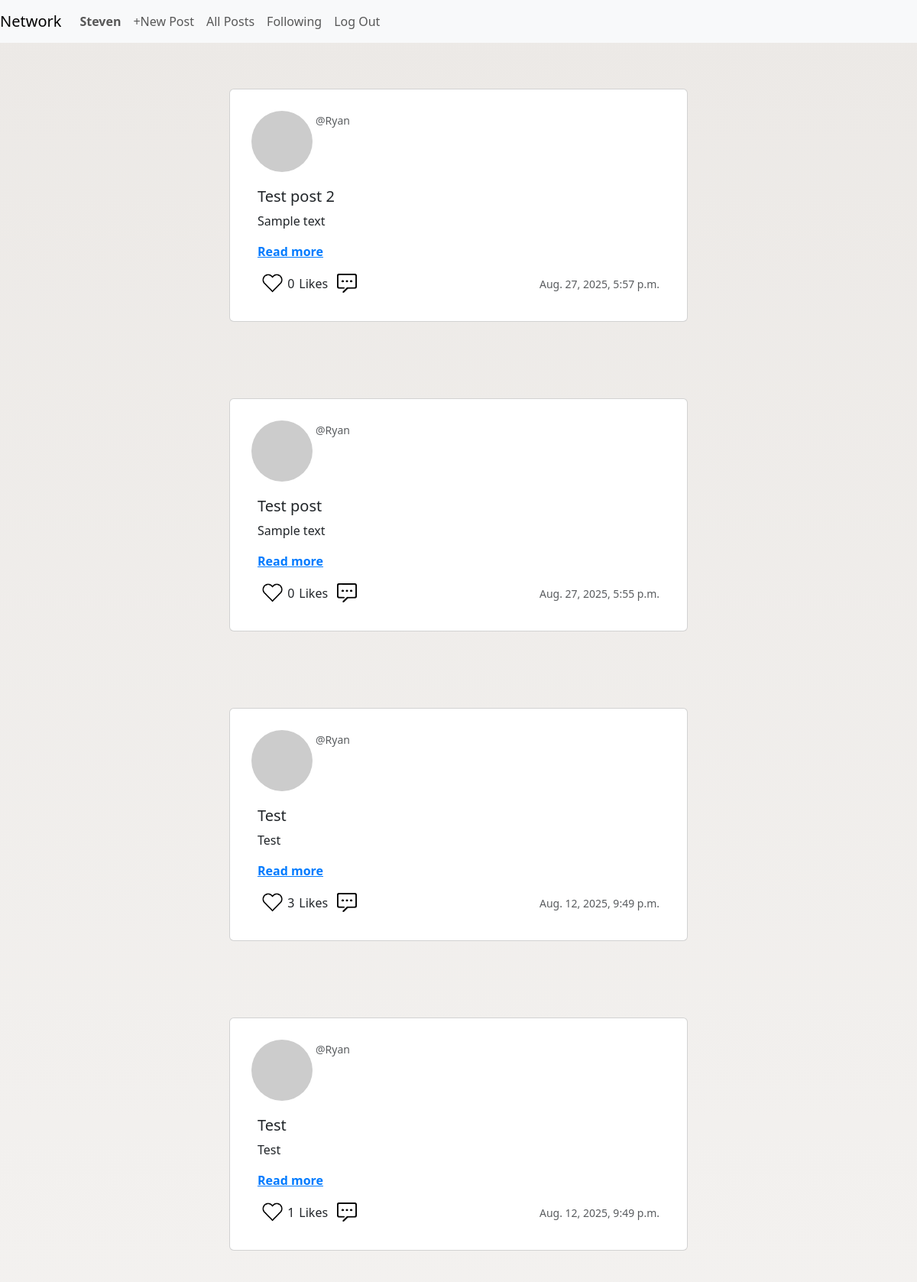
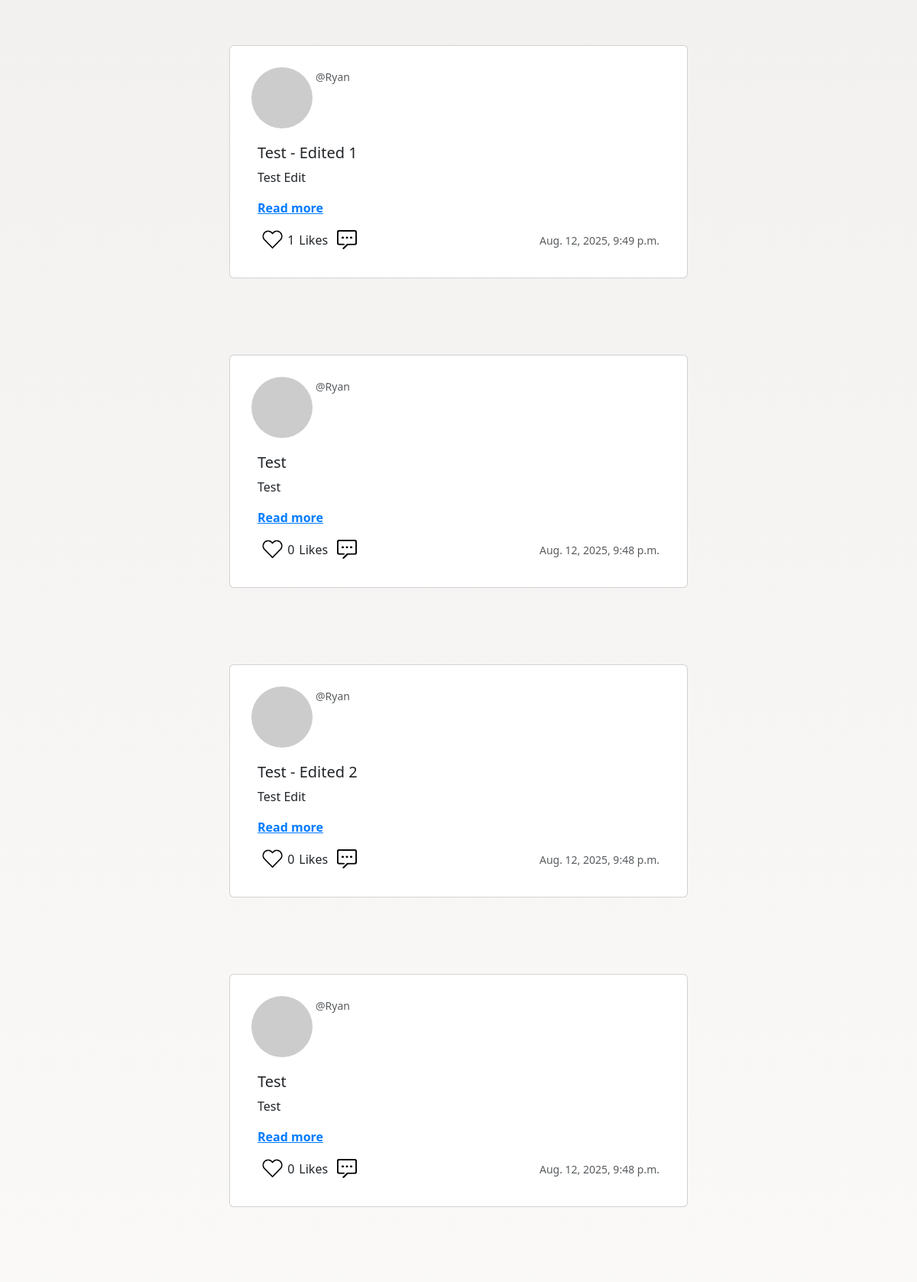
The app's page /following/ (signed in, upper part) with its own data (2 pictures, top to bottom).
### network/models.py (models this page shows, shortened)
class User(AbstractUser):
    followers_cnt = models.IntegerField(default=0)
    following_cnt = models.IntegerField(default=0)
    posts_cnt = models.IntegerField(default=0)

class Posts(models.Model):
    author = models.ForeignKey('User', on_delete=models.CASCADE, related_name='posts')
    title = models.CharField(max_length=120)
    image = models.ImageField(upload_to='post_images/', blank=True, null=True)
    body = models.TextField()
    likes = models.IntegerField(default=0)
    created = models.DateTimeField(auto_now_add=True)

### network/views.py (the view)
# urls.py: path("following/", views.following_page, name="following"),
def following_page(request):
    try:
        follow_users = Followers.objects.filter(follower=request.user).values_list("following", flat=True)
        posts = Posts.objects.filter(author__in=follow_users).order_by("-created")
    except Followers.DoesNotExist:
        return JsonResponse({"error": "Users not Found"}, status=404)
    paginator = Paginator(posts, 10)
    page_number = request.GET.get("page")
    page_obj = paginator.get_page(page_number)
    return render(request, "network/following.html", {
        "page_obj" : page_obj,
        "MEDIA_URL" : settings.MEDIA_URL
        })

### network/templates/network/following.html (shortened to what this page needs)
{% extends "network/layout.html" %}
{% load static %}
{% block body %}
{% if page_obj %}
    {% for post in page_obj %}
        <div class="d-flex justify-content-center align-items-start p-4 m-3">
            <div class="card mb-3" style="margin: 20px; padding: 20px;">
                <div class="d-flex mb-1 profile-pic-def">
                    <img
                        src="https://ui-avatars.com/api/?name={{ post.author }}&size=45&background=e52b50&color=ffffff"
                        class="rounded-circle me-1"
                        alt="Avatar">
                    <div>
                        <a class="profile-anchor" href="{% url 'profile' post.author.id %}"><p class="card-text"><small class="text-body-secondary">@{{ post.author }}</small></p></a>
                    </div>
                </div>
                <div class="card-body">
                    <h5 class="card-title">{{ post.title }}</h5>
                    <div class="card-text-wrapper">
                        <p class="card-text post-body collapsed" id="post-{{ post.id }}">{{ post.body }}</p>
                        <a class="read-more" data-target="post-{{ post.id }}">Read more</a>
                    </div>
                    <div class="like-wrapper">
                        <div class="like-group">
                            <button class="like-button" data-target="{{ post.id }}">
                                <img
                                    class="like-button-img"
                                    id="like-btn-img-{{ post.id }}"
                                    src="{% static 'network/heart_unliked.png' %}"
                                    alt="Like">
                            </button>
                            <span class="like_count" id="like-count-{{ post.id }}" data-target="{{ post.id }}">{{ post.likes }}</span>
                            <span class="like_count">Likes</span>
                            <button
                                class="comment-button"
                                data-post-id="{{ post.id }}"
                                data-bs-toggle="modal"
                                data-bs-target="#commentModal">
                                    <img class="comment-button-img" src="{% static 'network/comment_icon.png' %}" alt="Comment">
                            </button>
                        </div>
                        <p class="card-text text-end"><small class="text-body-secondary">{{ post.created }}</small></p>
                    </div>
                </div>
            </div>
        </div>
    {% endfor %}
{% endif %}
{% endblock %}

### network/templates/network/layout.html (shortened to what this page needs)
{% load static %}
<!DOCTYPE html>
<html lang="en">
    <head>
        <link href="https://cdn.jsdelivr.net/npm/bootstrap@5.3.7/dist/css/bootstrap.min.css" rel="stylesheet">
        <link href="{% static 'network/styles.css' %}" rel="stylesheet">
    </head>
    <body>
        <nav class="navbar navbar-expand-lg navbar-light bg-light">
            <a class="navbar-brand" href="{% url 'index' %}">Network</a>
            <div>
              <ul class="navbar-nav mr-auto">
                {% if user.is_authenticated %}
                    <li class="nav-item">
                        <a class="nav-link" href="{% url 'profile' user.id %}"><strong>{{ user.username }}</strong></a>
                    </li>
                    <li class="nav-item">
                        <a class="nav-link" href="{% url 'new_post' %}">+New Post</a>
                    </li>
                {% endif %}
                <li class="nav-item">
                  <a class="nav-link" href="{% url 'index' %}">All Posts</a>
                </li>
                {% if user.is_authenticated %}
                    <li class="nav-item">
                        <a class="nav-link" href="{% url 'following' %}">Following</a>
                    </li>
                    <li class="nav-item">
                        <a class="nav-link" href="{% url 'logout' %}">Log Out</a>
                    </li>
                {% endif %}
              </ul>
            </div>
          </nav>
        <div class="body">
            {% block body %}
            {% endblock %}
        </div>
    </body>
</html>

### network/static/network/styles.css (style rules this page uses)
.card-text-wrapper { position: relative; }
.post-body.collapsed { max-height: 6em; overflow: hidden; position: relative; }
.read-more { display: block; margin-top: 0.5em; color: #007bff; cursor: pointer; font-weight: bold; }
.profile-pic-def { margin-top: 0.5rem; margin-left: 0.5rem; margin-bottom: 0.5rem; }
.like-wrapper { margin-top: 1rem; display: flex; justify-content: space-between; align-items: center; width: 100%; }
.like-group { display: flex; align-items: center; }
.like-button { font-size: small; background-color: transparent; border: none; cursor: pointer; text-shadow: 0 1px 3px rgba(0, 0, 0, 0.1); transition: background-color 0.2s; display: flex; align-items: center; justify-content: center; }
.like-button-img { height: 25px; width: auto; }
.like_count { margin-right: 6px; }
.comment-button { font-size: small; background-color: transparent; border: none; cursor: pointer; text-shadow: 0 1px 3px rgba(0, 0, 0, 0.1); transition: background-color 0.2s; display: flex; align-items: center; justify-content: center; }
.comment-button-img { height: 25px; width: auto; }
.profile-anchor { text-decoration: none; }

### network/templates/network/following.html (style rules this page uses)
.card { max-width: 600px; width: 600px; }
body { min-height: 100vh; margin: 0; padding: 0; overflow-y: auto; background: #ECE9E6; background: -webkit-linear-gradient(to top, #FFFFFF, #ECE9E6); background: linear-gradient(to top, #FFFFFF, #ECE9E6); }

### records on screen
User: username "Steven"
Posts: author "Ryan", title "Test post 2", body "Sample text", likes "0", created "Aug. 27, 2025, 5:57 p.m."
Posts: author "Ryan", title "Test post", body "Sample text", likes "0", created "Aug. 27, 2025, 5:55 p.m."
Posts: author "Ryan", title "Test", body "Test", likes "3", created "Aug. 12, 2025, 9:49 p.m."
Posts: author "Ryan", title "Test", body "Test", likes "1", created "Aug. 12, 2025, 9:49 p.m."
Posts: author "Ryan", title "Test - Edited 1", body "Test Edit", likes "1", created "Aug. 12, 2025, 9:49 p.m."
Posts: author "Ryan", title "Test", body "Test", likes "0", created "Aug. 12, 2025, 9:48 p.m."
Posts: author "Ryan", title "Test - Edited 2", body "Test Edit", likes "0", created "Aug. 12, 2025, 9:48 p.m."
Posts: author "Ryan", title "Test", body "Test", likes "0", created "Aug. 12, 2025, 9:48 p.m."
